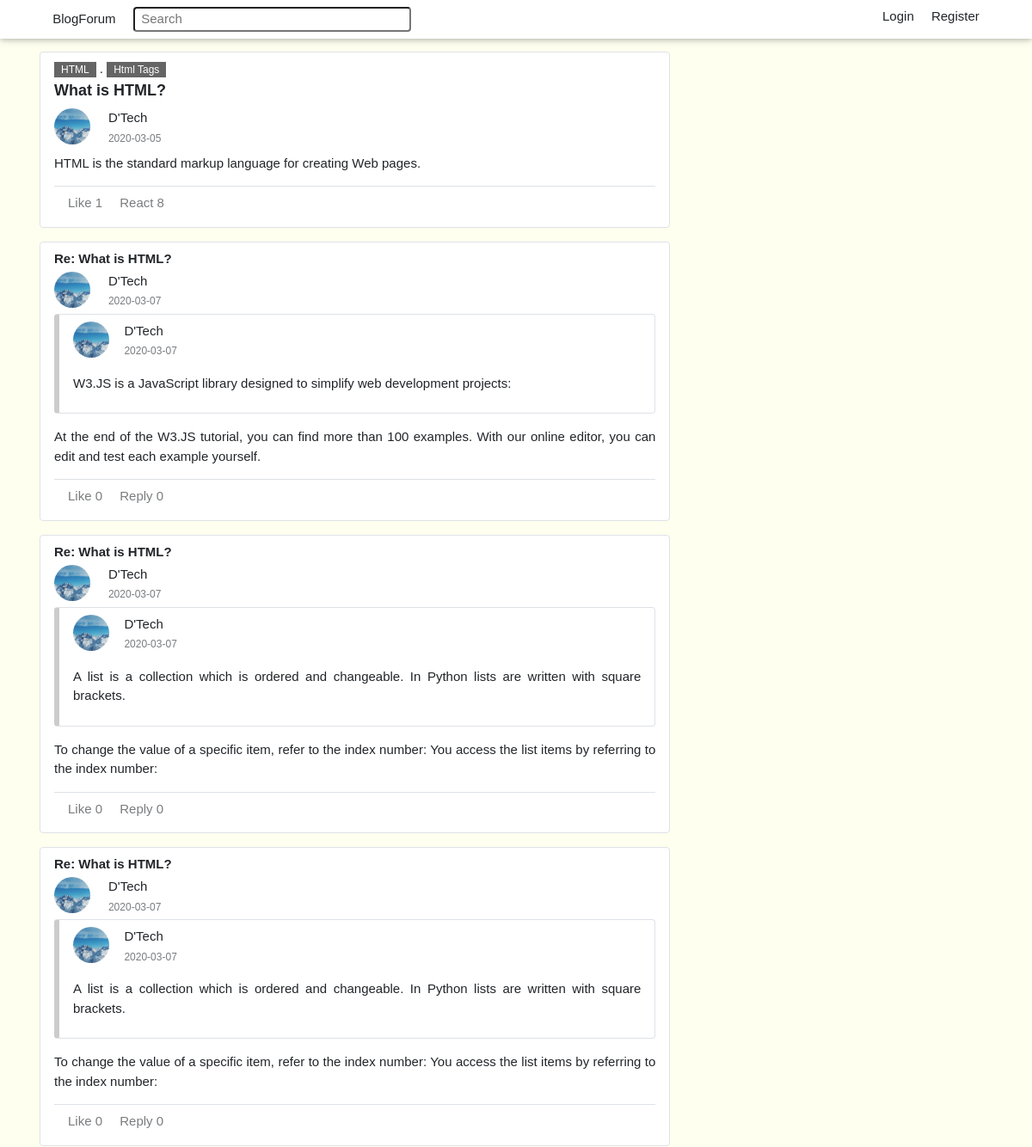
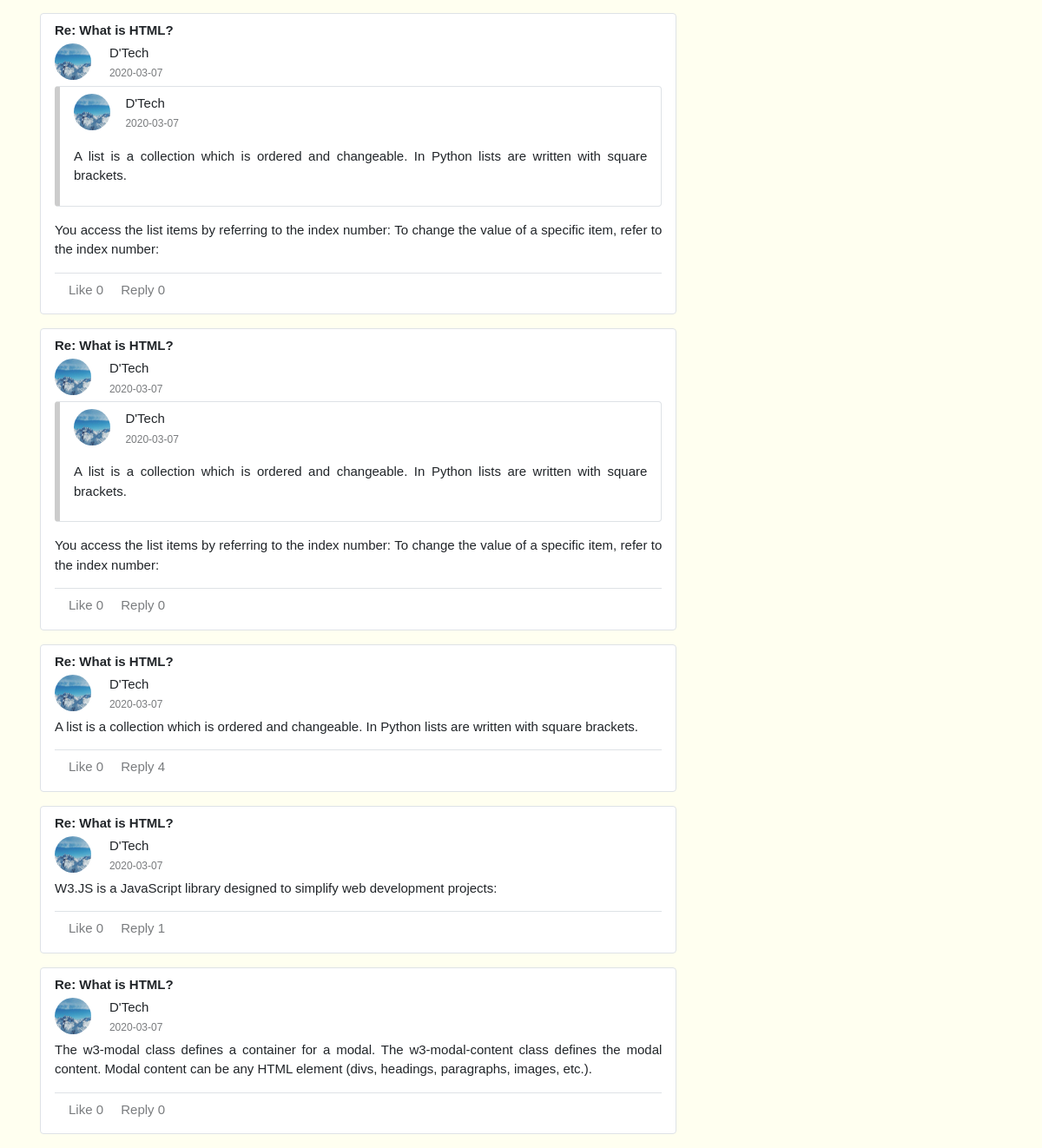
/post/1, run on the app's committed database (2 pictures, top to bottom).
### blog/models.py (models this page shows, shortened)
class SearchMixin(object):
    @classmethod
    def search(cls, expression):
        ids, total = query_index(cls.__tablename__, expression)
        if total == 0:
            return cls.query.filter_by(id=0), 0
        when = []
        for i in range(len(ids)):
            when.append((ids[i], i))
        return cls.query.filter(cls.id.in_(ids)).order_by(
            db.case(when, value=cls.id)), total

class Group(db.Model, SearchMixin):
    __searchable__ = ['name']
    id = db.Column(db.Integer, primary_key=True)
    name = db.Column(db.String(20), unique=True, nullable=False)
    icon = db.Column(db.String(20), nullable=False)
    description = db.Column(db.String(100), nullable=False)
    category_id = db.Column(db.Integer, db.ForeignKey('category.id'), nullable=False)

class Tag(db.Model, SearchMixin):
    __searchable__ = ['name']
    id = db.Column(db.Integer, primary_key=True)
    name = db.Column(db.String(20), unique=True)         #, nullable=False

class Post(db.Model, SearchMixin):   #, SearchableMixin
    __searchable__ = ['title', 'content']
    id = db.Column(db.Integer, primary_key=True)
    title = db.Column(db.String(100), nullable=False)
    content = db.Column(db.Text, nullable=False)
    image_file = db.Column(db.String(20))
    date_posted = db.Column(db.DateTime, nullable=False, default=datetime.utcnow)
    user_id = db.Column(db.Integer, db.ForeignKey('user.id'), nullable=False)
    group_id = db.Column(db.Integer, db.ForeignKey('group.id'), nullable=False)
    comments = db.relationship('Comment', backref='post', lazy='dynamic')
    group = db.relationship('Group', backref=db.backref('posts', lazy='dynamic'), lazy=True)
    likes = db.relationship('PostLike', backref='post', lazy='dynamic')
    tags = db.relationship('Tag', secondary=post_tags, backref=db.backref('posts', lazy='dynamic'))

class User(db.Model, UserMixin, SearchMixin):
    __searchable__ = ['username']
    id = db.Column(db.Integer, primary_key=True)
    username = db.Column(db.String(20), unique=True, nullable=False)
    email = db.Column(db.String(120), unique=True, nullable=False)
    image_file = db.Column(db.String(20), nullable=False, default='default.jpg')
    password = db.Column(db.String(100), nullable=False)
    date_joined = db.Column(db.DateTime, nullable=False, default=datetime.utcnow)
    admin = db.Column(db.Boolean, default=False)
    roles = db.Column(db.String(4), default='R')
    posts = db.relationship('Post', backref='author', lazy='dynamic')
    comments = db.relationship('Comment', backref='author', lazy='dynamic')
    followed = db.relationship('User', secondary=followers,
                               primaryjoin=(followers.c.follower_id == id),
                               secondaryjoin=(followers.c.followed_id == id),
                               backref=db.backref('followers', lazy='dynamic'), lazy='dynamic')
    liked_posts = db.relationship('PostLike',
                                  foreign_keys='PostLike.user_id',
                                  backref='user', lazy='dynamic')
    liked_comments = db.relationship('CommentLike',
                                     foreign_keys='CommentLike.user_id',
                                     backref='user', lazy='dynamic')
    groups = db.relationship('Group', secondary=joins,
                             backref=db.backref('users', lazy='dynamic'),
                             lazy='dynamic')
    saved_posts = db.relationship('Post', secondary=post_save,
                             backref=db.backref('users', lazy='dynamic'),
                             lazy='dynamic')
    saved_comments = db.relationship('Comment', secondary=comment_save,
                                 backref=db.backref('users', lazy='dynamic'),
                                 lazy='dynamic')
    '''sent_messages = db.relationship('Message',
                                    foreign_keys='Message.sender_id',
                                    backref='author', lazy='dynamic')
    received_messages = db.relationship('Message',
                                        foreign_keys='Message.receiver_id',
                                        backref='receiver', lazy='dynamic')
    last_message_read_time = db.Column(db.DateTime)
    notifications = db.relationship('Notification', backref='user', lazy='dynamic')'''
    '''def new_messages(self):
        last_read_time = self.last_message_read_time or datetime(1900, 1, 1)
        return Message.query.filter_by(receiver=self).filter(
            Message.timestamp > last_read_time).count()

    def add_notification(self, name, data):
        self.notifications.filter_by(name=name).delete()
        n = Notification(name=name, payload_json=json.dumps(data), user=self)
        db.session.add(n)
        return n'''

class Comment(db.Model):
    id = db.Column(db.Integer, primary_key=True)
    content = db.Column(db.Text, nullable=False)
    image_file = db.Column(db.String(20))
    date_posted = db.Column(db.DateTime, nullable=False, default=datetime.utcnow)
    author_id = db.Column(db.Integer, db.ForeignKey('user.id'), nullable=False)
    post_id = db.Column(db.Integer, db.ForeignKey('post.id'), nullable=False)
    comment_id = db.Column(db.Integer, db.ForeignKey('comment.id'))
    likes = db.relationship('CommentLike', backref='comment', lazy='dynamic')
    shares = db.relationship('CommentShare', backref='comment', lazy='dynamic')
    @property
    def share(self):
        return Comment.query.get(self.comment_id)

### blog/posts/routes.py (the view)
@posts.route('/post/<int:post_id>', methods=['GET', 'POST'])
def post(post_id):
    post = Post.query.get_or_404(post_id)
    form = CommentForm()
    if form.validate_on_submit():
        comment = Comment(content=form.content.data, author=current_user, post=post)
        db.session.add(comment)
        db.session.commit()
        flash('Your comment has been posted!', 'success')
        return redirect(url_for('posts.post', post_id=post.id))
    comments = Comment.query.filter_by(post=post).order_by(Comment.date_posted.desc()).all()
    return render_template('post/post.html', title=post.title, post=post, comments=comments, form=form)

### blog/main/forms.py
class SearchForm(FlaskForm):
    q = StringField('Search', validators=[DataRequired()])
    def __init__(self, *args, **kwargs):
        if 'formdata' not in kwargs:
            kwargs['formdata'] = request.args
        if 'csrf_enabled' not in kwargs:
            kwargs['csrf_enabled'] = False
        super(SearchForm, self).__init__(*args, **kwargs)

### blog/posts/forms.py
class CommentForm(FlaskForm):
    content = TextAreaField('React', validators=[DataRequired()])
    submit = SubmitField('Post')

### blog/posts/routes.py (called while the page is built)
@posts.before_request
def before_request():
    if current_user.is_authenticated or current_user.is_anonymous:
        g.search_form = SearchForm()

### blog/templates/post/post.html (shortened to what this page needs)
{% extends 'layout.html' %}
{% block content %}
<div class="w3-col m8">
    <div class="w3-container w3-padding w3-margin-bottom border w3-round pg-bgc-white">
        <div>
            <a href="{{ url_for('posts.group', name=post.group.name) }}" class="w3-small w3-tag w3-opacity pg-link">{{ post.group.name }}</a> .
            {% for tag in post.tags %}
                <a href="{{ url_for('posts.tag', name=tag.name) }}" class="w3-small w3-tag w3-opacity pg-link">{{ tag.name }}</a>
            {% endfor %}
        </div>
        <div class="w3-large pg-b-text">{{ post.title }}</div>
        <div class="mt-2 mb-2">
            <div class="w3-col" style="width:9%;">
                <a href="#"><img src="{{ url_for('static', filename='profile_img/' + post.author.image_file) }}" class="w3-circle w3-image" style="width:42px; height:42px;"/></a>
            </div>
            <div class="w3-rest">
                <a href="{{ url_for('users.user_posts', username=post.author.username) }}" class="pg-link">{{ post.author.username }}</a><br>
                <small class="w3-opacity">{{ post.date_posted.strftime('%Y-%m-%d') }}</small>
            </div>
        </div>
        <div class="w3-justify border-bottom">
            <p> {{ post.content }}</p>
        </div>
        <div class="w3-padding">
            {% if current_user.is_authenticated %}
                {% if current_user.has_liked_post(post) %}
                    <a href="{{ url_for('posts.post_like_action', post_id=post.id, action='unlike') }}" class="w3-margin-right w3-opacity pg-join">Unlike {{ post.likes.count() }}</a>
                {% else %}
                    <a href="{{ url_for('posts.post_like_action', post_id=post.id, action='like') }}" class="w3-margin-right w3-opacity pg-join">Likes {{ post.likes.count() }}</a>
                {% endif %}
            {% else %}
                <span class="w3-margin-right w3-opacity pg-join">Like {{ post.likes.count() }}</span>
            {% endif %}
            <a href="#" class="w3-margin-right w3-opacity pg-join" onclick="myFunction('Demo1')">React {{ post.comments.count() }}</a>
        </div>
    </div>
</div>
<div class="w3-col m8">
    {% for comment in comments %}
            <div class="w3-container w3-padding w3-margin-bottom border w3-round pg-bgc-white">
                <div class="pg-b-text">Re: {{ comment.post.title }}</div>
                <div class="mt-1 mb-1">
                    <div class="w3-col" style="width:9%;">
                        <a href="#"><img src="{{ url_for('static', filename='profile_img/' + comment.author.image_file) }}" class="w3-circle w3-image" style="width:42px; height:42px;"/></a>
                    </div>
                    <div class="w3-rest">
                        <a href="{{ url_for('users.user_posts', username=comment.author.username) }}" class="pg-link">{{ comment.author.username }}</a><br>
                        <small class="w3-opacity">{{ comment.date_posted.strftime('%Y-%m-%d') }}</small>
                    </div>
                </div>
                <div class="w3-justify border-bottom">
                    {% if comment.comment_id %}
                        <div class="w3-container w3-padding w3-margin-bottom border w3-leftbar w3-round pg-bgc-white">
                            <div class="w3-margin-bottom">
                                <div class="w3-col" style="width:9%;">
                                    <a href="#"><img src="{{ url_for('static', filename='profile_img/' + comment.author.image_file) }}" class="w3-circle w3-image" style="width:42px; height:42px;"/></a>
                                </div>
                                <div class="w3-rest">
                                    <a href="{{ url_for('users.user_posts', username=comment.share.author.username) }}" class="pg-link">{{ comment.share.author.username }}</a><br>
                                    <small class="w3-opacity">{{ comment.share.date_posted.strftime('%Y-%m-%d') }}</small>
                                </div>
                            </div>
                            <div class="w3-justify">
                                <p>{{ comment.share.content }}</p>
                            </div>
                        </div>
                    {% endif %}
                    <p> {{ comment.content }}</p>
                </div>
                <div class="w3-padding">
                    {% if current_user.is_authenticated %}
                        {% if current_user.has_liked_comment(comment) %}
                            <a href="{{ url_for('posts.comment_like_action', comment_id=comment.id, action='unlike') }}" class="w3-margin-right w3-opacity pg-join">Unlike {{ comment.likes.count() }}</a>
                        {% else %}
                            <a href="{{ url_for('posts.comment_like_action', comment_id=comment.id, action='like') }}" class="w3-margin-right w3-opacity pg-join">Like {{ comment.likes.count() }}</a>
                        {% endif %}
                    {% else %}
                        <span class="w3-margin-right w3-opacity pg-join">Like {{ comment.likes.count() }}</span>
                    {% endif %}
                    <a href="{{ url_for('posts.share', comment_id=comment.id) }}" class="w3-margin-right w3-opacity pg-join">Reply {{ comment.shares.count() }}</a>
                </div>
            </div>
    {% endfor %}
</div>
{% endblock content %}

### blog/static/css/w3.css (style rules this page uses)
*,*:before,*:after { box-sizing:inherit }
html { -ms-text-size-adjust:100%;-webkit-text-size-adjust:100% }
body { margin:0 }
a { background-color:transparent }
small { font-size:80% }
img { border-style:none }
button,input,select,textarea,optgroup { font:inherit;margin:0 }
button,input { overflow:visible }
html,body { font-family:Verdana,sans-serif;font-size:15px;line-height:1.5 }
html { overflow-x:hidden }
.w3-image { max-width:100%;height:auto }
img { vertical-align:middle }
a { color:inherit }
.w3-badge,.w3-tag { background-color:#000;color:#fff;display:inline-block;padding-left:8px;padding-right:8px;text-align:center }
.w3-container:after,.w3-container:before,.w3-panel:after,.w3-panel:before,.w3-row:after,.w3-row:before,.w3-row-padding:after,.w3-row-padding:before, .w3-cell-row:before,.w3-cell-row:after,.w3-clear:after,.w3-clear:before,.w3-bar:before,.w3-bar:after { content:"";display:table;clear:both }
.w3-col,.w3-half,.w3-third,.w3-twothird,.w3-threequarter,.w3-quarter { float:left;width:100% }
@media (min-width:601px) { .w3-col.m8,.w3-twothird { width:66.66666% } }
.w3-rest { overflow:hidden }
.w3-circle { border-radius:50% }
.w3-round,.w3-round-medium { border-radius:4px }
.w3-row-padding,.w3-row-padding>.w3-half,.w3-row-padding>.w3-third,.w3-row-padding>.w3-twothird,.w3-row-padding>.w3-threequarter,.w3-row-padding>.w3-quarter,.w3-row-padding>.w3-col { padding:0 8px }
.w3-container,.w3-panel { padding:0.01em 16px }
.w3-opacity,.w3-hover-opacity:hover { opacity:0.60 }
.w3-small { font-size:12px!important }
.w3-large { font-size:18px!important }
.w3-justify { text-align:justify!important }
.w3-leftbar { border-left:6px solid #ccc!important }
.w3-margin-bottom { margin-bottom:16px!important }
.w3-margin-right { margin-right:16px!important }
.w3-padding { padding:8px 16px!important }

### blog/static/css/main.css (style rules this page uses)
body { background-color: cornsilk; }
.pg-link, .pg-header-link, .pg-join, .pg-header-link:hover, .pg-link:hover, .pg-join:hover { text-decoration: none; }
.pg-b-text { font-weight: bold; }
#header-input { width: 60%; }
.pg-bgc-white { background-color: white; }

### data on the page
Group: group.name "HTML"
Tag: name "Html Tags"
Post: title "What is HTML?", date_posted "2020-03-05", content "HTML is the standard markup language for creating Web pages."
User: image_file (placeholder picture), author.username "D'Tech"
Comment: post "What is HTML?", image_file (placeholder picture), author.username "D'Tech", date_posted "2020-03-07", share.author.username "D'Tech", share.date_posted "2020-03-07", share.content "W3.JS is a JavaScript library designed to simplify web development projects:", content "At the end of the W3.JS tutorial, you can find more than 100 examples. With our online editor, you can edit and test each example yourself.", likes.count "0", shares.count "0"
Comment: post "What is HTML?", image_file (placeholder picture), author.username "D'Tech", date_posted "2020-03-07", share.author.username "D'Tech", share.date_posted "2020-03-07", share.content "A list is a collection which is ordered and changeable. In Python lists are written with square brackets.", content "To change the value of a specific item, refer to the index number: You access the list items by referring to the index number:", likes.count "0", shares.count "0"
Comment: post "What is HTML?", image_file (placeholder picture), author.username "D'Tech", date_posted "2020-03-07", share.author.username "D'Tech", share.date_posted "2020-03-07", share.content "A list is a collection which is ordered and changeable. In Python lists are written with square brackets.", content "To change the value of a specific item, refer to the index number: You access the list items by referring to the index number:", likes.count "0", shares.count "0"
Comment: post "What is HTML?", image_file (placeholder picture), author.username "D'Tech", date_posted "2020-03-07", share.author.username "D'Tech", share.date_posted "2020-03-07", share.content "A list is a collection which is ordered and changeable. In Python lists are written with square brackets.", content "You access the list items by referring to the index number: To change the value of a specific item, refer to the index number:", likes.count "0", shares.count "0"
Comment: post "What is HTML?", image_file (placeholder picture), author.username "D'Tech", date_posted "2020-03-07", share.author.username "D'Tech", share.date_posted "2020-03-07", share.content "A list is a collection which is ordered and changeable. In Python lists are written with square brackets.", content "You access the list items by referring to the index number: To change the value of a specific item, refer to the index number:", likes.count "0", shares.count "0"
Comment: post "What is HTML?", image_file (placeholder picture), author.username "D'Tech", date_posted "2020-03-07", content "A list is a collection which is ordered and changeable. In Python lists are written with square brackets.", likes.count "0", shares.count "4"
Comment: post "What is HTML?", image_file (placeholder picture), author.username "D'Tech", date_posted "2020-03-07", content "W3.JS is a JavaScript library designed to simplify web development projects:", likes.count "0", shares.count "1"
Comment: post "What is HTML?", image_file (placeholder picture), author.username "D'Tech", date_posted "2020-03-07", content "The w3-modal class defines a container for a modal. The w3-modal-content class defines the modal content. Modal content can be any HTML element (divs, headings, paragraphs, images, etc.).", likes.count "0", shares.count "0"

### other printed values
{{ post.likes.count() }} "1"
{{ post.comments.count() }} "8"
